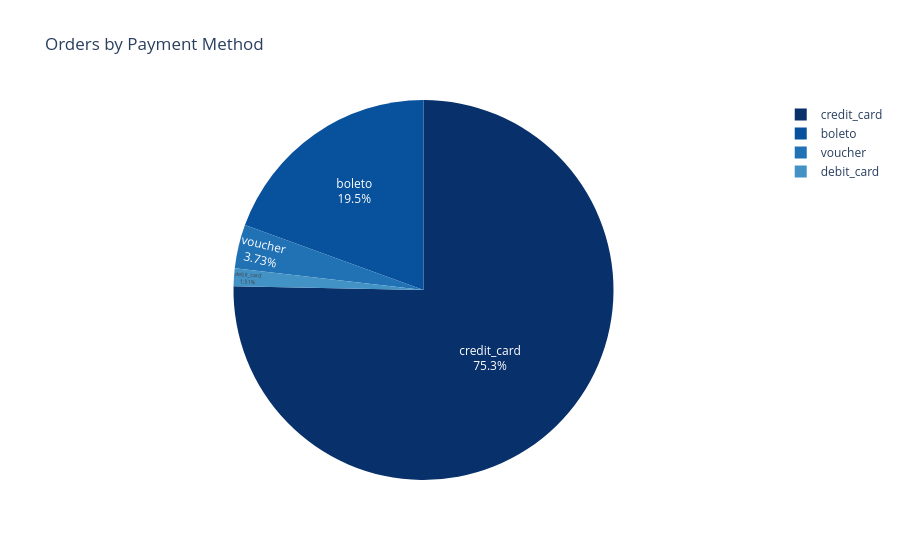

Notebook source saved alongside this figure:
### Code cell
# Pie chart — payment type split
fig = px.pie(payments_analysis, names='payment_type', values='total_orders',
    title='Orders by Payment Method',
    color_discrete_sequence=px.colors.sequential.Blues_r)
fig.update_traces(textposition='inside', textinfo='percent+label')
fig.show()

# Save for dashboard
payments_analysis.to_csv('../data/processed/payment_analysis.csv', index=False)
print("Saved payment_analysis.csv")

### Figure 1 — Plotly figure (JSON) as saved in the notebook; plotly's stock layout.template omitted (floating-point values rounded to 4 significant figures)
{"data": [{"domain": {"x": [0, 1], "y": [0, 1]}, "hovertemplate": "payment_type=%{label}<br>total_orders=%{value}<extra></extra>", "labels": ["credit_card", "boleto", "voucher", "debit_card"], "legendgroup": "", "name": "", "showlegend": true, "textinfo": "percent+label", "textposition": "inside", "type": "pie", "values": [74304, 19191, 3679, 1485]}], "layout": {"legend": {"tracegroupgap": 0}, "piecolorway": ["rgb(8,48,107)", "rgb(8,81,156)", "rgb(33,113,181)", "rgb(66,146,198)", "rgb(107,174,214)", "rgb(158,202,225)", "rgb(198,219,239)", "rgb(222,235,247)", "rgb(247,251,255)"], "title": {"text": "Orders by Payment Method"}}}
